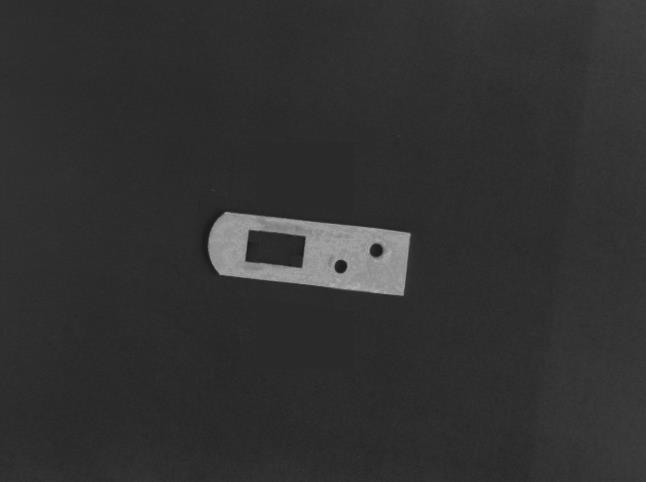
//> input picture 18.jpg, 646 x 482 px
$ ./exe3   (built with g++ and OpenCV 4)
//> lines starting //> are read from the running program, lines starting //| are printed output that depends on the picture; after the words box and inside, x2 and y2 are one past the last pixel; in counts of white or black regions, pixels touching at a corner belong together
#include <opencv2/opencv.hpp>

#include <iostream>
using namespace cv;
#if 1
int main()
{
	cv::Mat src = cv::imread("c://users//lenovo//source//repos//11.13hough//18.jpg", 0);
//> src is the input picture: 482 rows x 646 cols, CV_8UC1; min 19, max 183, mean 49.5

	cv::Mat dst;
	Canny(src, dst, 53, 160, 3, false);
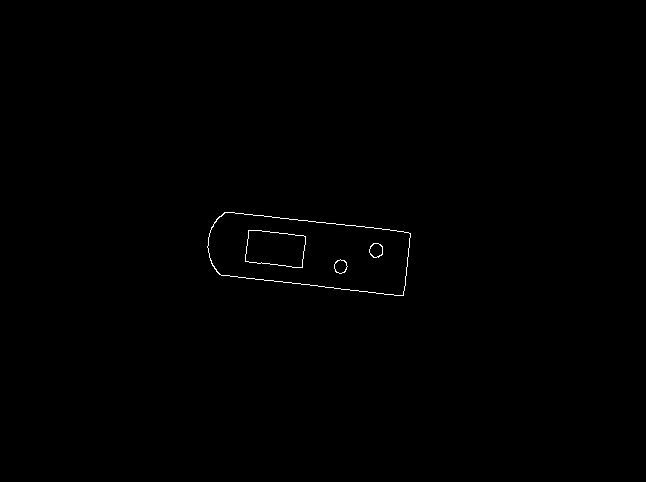
//> dst: 482 rows x 646 cols, CV_8UC1; 0.25% white in thin lines or dots, all inside (x1, y1, x2, y2) = (207, 212, 411, 296)
	imshow("dst", dst);


	std::vector<cv::Vec4i> lines;

	HoughLinesP(dst, lines, 1, CV_PI / 180,20,20,20);
//> lines = 9 lines (x1, y1, x2, y2), first 8: [227, 212, 389, 229], [218, 273, 399, 295], [255, 230, 303, 235], [245, 261, 298, 267], [224, 212, 408, 232], [403, 295, 410, 233], [219, 274, 264, 280], [245, 256, 249, 230]

	for (std::vector<cv::Vec4i>::iterator it = lines.begin(); it != lines.end(); ++it) {
		int x1 =it[0][0];
		int y1 =it[0][1];
		int x2 =it[0][2];
		int y2 =it[0][3];
		Point pt1 = Point(x1, y1);
		Point pt2 = Point(x2, y2);

		cv::line(src, pt1, pt2, cv::Scalar(255, 255, 255), 1, CV_AA);
	}
//> this loop made 9 passes
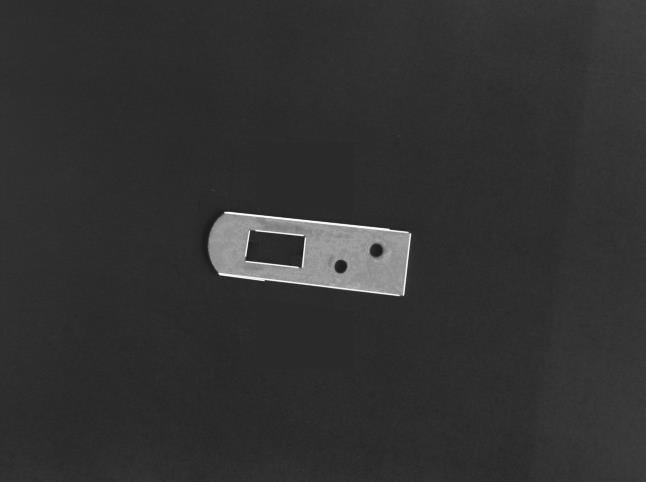
//> src: 482 rows x 646 cols, CV_8UC1; 0.62% of pixels changed, all inside (x1, y1, x2, y2) = (218, 211, 412, 297)

   cv::imshow("dst", src);

	waitKey(0);
	return 0;
}
#endif
